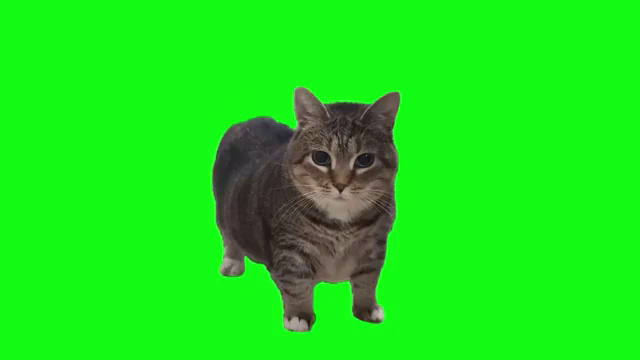
#> input picture frame 0 of Basic IO Scripting (Videos)/files/cat.avi, 640 x 360 px; the run also reads 2 pictures not shown here
$ jupyter execute '(Alorro)_Activity 3 Basic IO Scripting (Video).ipynb'
#> lines starting #> are read from the running program, lines starting #| are printed output that depends on the picture; after the words box and inside, x2 and y2 are one past the last pixel; in counts of white or black regions, pixels touching at a corner belong together
<a href="https://colab.research.google.com/github/alorrojayann/ComputerVision-CrashCourse/blob/main/Basic%20IO%20Scripting%20(Videos)/(Alorro)_Activity%203%20Basic%20IO%20Scripting%20(Video).ipynb" target="_parent"></a>

Technological Institute of the Philippines | Quezon City - Computer Engineering
--- | ---
Course Code: | CPE 313
Code Title: | Advance Machine Learning and Deep Learning
2ns Semester | AY 2024-2025
<hr> | <hr>
<u>**ACTIVITY NO. 3** | **Basic I/O Scripting, Part 2**
**Name** | Alorro, Jay-ann
**Section** | CPE323
**Date Performed**: | 02/20/25
**Date Submitted**: | 02/21/25
**Instructor**: | Dr. Jonathan V. Taylar / Engr. Verlyn V. Nojor / Engr. Roman M. Richard

<hr>

[cell 1]
from google.colab import drive
drive.mount('/content/drive')

## 1. Objectives

This activity aims to introduce students to OpenCV's I/O Functionality for video processing.

## 2. Intended Learning Outcomes (ILOs)
After this activity, the students should be able to:
* Read and write video files using openCV.
* Utilize openCV to capture and display images and videos.

## 3. Procedures and Outputs

**NOTE:** For this laboratory activity, it is recommended that you download and run the Python notebook on *Spyder IDE*. You must install dependencies by running `!pip install numpy` and `!pip install opencv-python==4.6.0.66`.

### Reading/Writing a Video File

OpenCV provides the `VideoCapture` and `VideoWriter` classes that support various video file formats. The supported formats vary by system but should always include an AVI. Via its `read()` method, a `VideoCapture` class may be polled for new frames until it reaches the end of its video file. Each frame is an image in a BGR format.

Conversely, an image may be passed to the `write()` method of the `VideoWriter` class, which appends the image to a file in VideoWriter. Let's look at an example that reads frames from one AVI file and writes them to another with a YUV encoding:

[cell 2]
import cv2

videoCapture = cv2.VideoCapture('/content/drive/MyDrive/CPE 313/discussion 3.1/Basic IO Scripting (Videos)/files/cat.avi')

fps = videoCapture.get(cv2.CAP_PROP_FPS)
size = (int(videoCapture.get(cv2.CAP_PROP_FRAME_WIDTH)),
        int(videoCapture.get(cv2.CAP_PROP_FRAME_HEIGHT)))

videoWriter = cv2.VideoWriter(
    'cat.avi', cv2.VideoWriter_fourcc('I', '4', '2', '0'),
    fps, size)

success, frame = videoCapture.read()
#> frame is the input picture: shape (360, 640, 3); mean B, G, R 26.5, 226.1, 27.3
while success: # Loop until there are no more frames
  videoWriter.write(frame)
  success, frame = videoCapture.read()

The arguments to the VideoWriter class constructor deserve special attention. A video's filename must be specified. Any preexisting file with this name is overwritten. A video codec must also be specified. The available codecs may vary from system to system. These are the options that are included:
* `cv2.VideoWriter_fourcc('I','4','2','0')`: This option is an uncompressed YUV encoding, 4:2:0 chroma subsampled. This encoding is widely compatible but produces large files. The file extension should be .avi.
* `cv2.VideoWriter_fourcc('P','I','M','1')`: This option is MPEG-1. The file extension should be .avi.
* `cv2.VideoWriter_fourcc('X','V','I','D')`: This option is MPEG-4 and a preferred option if you want the resulting video size to be average. The file
extension should be .avi.
* `cv2.VideoWriter_fourcc('T','H','E','O')`: This option is Ogg Vorbis. The file extension should be .ogv.
* `cv2.VideoWriter_fourcc('F','L','V','1')`: This option is a Flash video. The file extension should be .flv.

A frame rate and frame size must be specified too. Since we are copying video frames from another video, these properties can be read from the get() method
of the VideoCapture class.

### Capturing camera frames

A stream of camera frames is represented by the VideoCapture class too. However, for a camera, we construct a VideoCapture class by passing the camera's device index instead of a video's filename. Let's consider an example that captures 10 seconds of video from a camera and writes it to an AVI file:

[cell 3]
import cv2

cameraCapture = cv2.VideoCapture(0)
fps = 30 # an assumption

size = (int(cameraCapture.get(cv2.CAP_PROP_FRAME_WIDTH)),
        int(cameraCapture.get(cv2.CAP_PROP_FRAME_HEIGHT)))

videoWriter = cv2.VideoWriter(
    r'C:\Users\Jay-ann Alorro\Downloads\data sci\MyOutputVid2.avi', cv2.VideoWriter_fourcc('I', '4', '2', '0'),
    fps, size)

success, frame = cameraCapture.read()
numFramesRemaining = 10 * fps - 1

while success and numFramesRemaining > 0:
  videoWriter.write(frame)
  success, frame = cameraCapture.read()
  numFramesRemaining -= 1

cameraCapture.release()

Unfortunately, the `get()` method of a VideoCapture class does not return an accurate value for the camera's frame rate; it always returns 0. The official
documentation at http://docs.opencv.org/modules/highgui/doc/reading_ and_writing_images_and_video.html reads:

> "When querying a property that is not supported by the backend used by the VideoCapture class, value 0 is returned."

This occurs most commonly on systems where the driver only supports basic functionalities. For the purpose of creating an appropriate VideoWriter class for the camera, we have to either make an assumption about the frame rate (as we did in the code previously) or measure it using a timer.

The `read()` method is inappropriate when we need to synchronize a set of cameras or a multihead camera (such as a stereo camera or Kinect). Then, we use the `grab()` and `retrieve()` methods instead. For a set of cameras, we use this code:

[cell 4]
"""

success0 = cameraCapture0.grab()
success1 = cameraCapture1.grab()
if success0 and success1:
  frame0 = cameraCapture0.retrieve()
  frame1 = cameraCapture1.retrieve()

"""

### Displaying images in a window

One of the most basic operations in OpenCV is displaying an image. This can be done with the imshow() function. If you come from any other GUI framework
background, you would think it sufficient to call imshow() to display an image. This is only partially true: the image will be displayed, and will disappear immediately. This is by design, to enable the constant refreshing of a window frame when working
with videos. Here's a very simple example code to display an image:

[cell 5]
import cv2
import numpy as np
from google.colab.patches import cv2_imshow

img = cv2.imread('/content/drive/MyDrive/CPE 313/discussion 3.1/Basic IO Scripting (Images)/files/anycolor_villanelle.png')
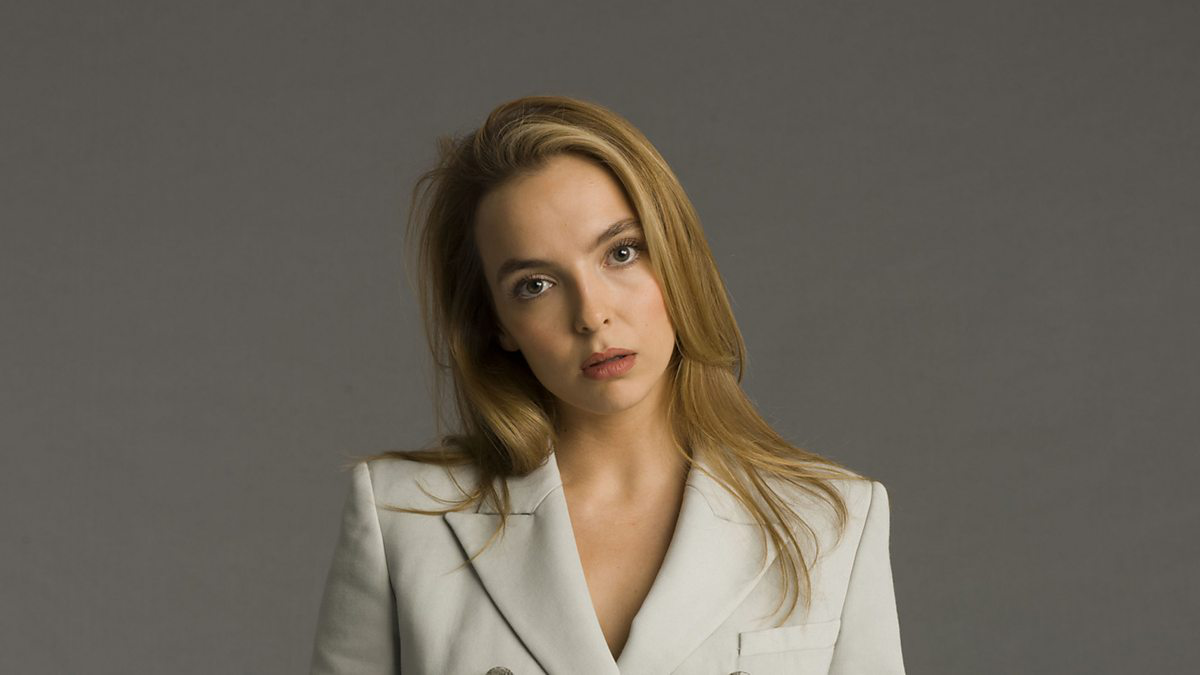
#> input picture Basic IO Scripting (Images)/files/anycolor_villanelle.png, 1200 x 675 px, found by its file name
#> img is the input picture: shape (675, 1200, 3); mean B, G, R 88.4, 98.8, 105.9
cv2_imshow(img)
cv2.waitKey()
cv2.destroyAllWindows()

The `imshow()` function takes two parameters: the name of the frame in which we want to display the image, and the image itself. We'll talk about `waitKey()` in more detail when we explore the displaying of frames in a window.

The aptly named `destroyAllWindows()` function disposes of all the windows created by OpenCV.

### Displaying camera frames in a window

OpenCV allows named windows to be created, redrawn, and destroyed using the `namedWindow()`, `imshow()`, and `destroyWindow()` functions. Also, any window may capture keyboard input via the `waitKey()` function and mouse input via the `setMouseCallback()` function. Let's look at an example where we show the frames of a live camera input:

[cell 6]
import cv2

clicked = False

def onMouse(event, x, y, flags, param):
  global clicked
  if event == cv2.EVENT_LBUTTONUP:
    clicked = True

cameraCapture = cv2.VideoCapture(0)
cv2.namedWindow('MyWindow')
cv2.setMouseCallback('MyWindow', onMouse)

print('Showing camera feed. Click window or press any key to stop.')

success, frame = cameraCapture.read()

while success and cv2.waitKey(1) == -1 and not clicked:
#> (key q is pressed here)
  cv2.imshow('MyWindow', frame)
  success, frame = cameraCapture.read()

cv2.destroyWindow('MyWindow')
cameraCapture.release()

The argument for `waitKey()` is a number of milliseconds to wait for keyboard input. The return value is either `-1` (meaning that no key has been pressed) or an ASCII keycode, such as `27` for Esc. For a list of ASCII keycodes, see http://www.asciitable.com/. Also, note that Python provides a standard function, `ord()`, which can convert a character to its ASCII keycode. For example, `ord('a')` returns `97`.

OpenCV's window functions and `waitKey()` are interdependent. OpenCV windows are only updated when `waitKey()` is called, and `waitKey()` only captures input when an OpenCV window has focus.

The mouse callback passed to `setMouseCallback()` should take five arguments, as seen in our code sample. The callback's param argument is set as an optional third argument to `setMouseCallback()`. By default, it is 0. The callback's event argument is one of the following actions:

* `cv2.EVENT_MOUSEMOVE`: This event refers to mouse movement
* `cv2.EVENT_LBUTTONDOWN`: This event refers to the left button down
* `cv2.EVENT_RBUTTONDOWN`: This refers to the right button down
* `cv2.EVENT_MBUTTONDOWN`: This refers to the middle button down
* `cv2.EVENT_LBUTTONUP`: This refers to the left button up
* `cv2.EVENT_RBUTTONUP`: This event refers to the right button up
* `cv2.EVENT_MBUTTONUP`: This event refers to the middle button up
* `cv2.EVENT_LBUTTONDBLCLK`: This event refers to the left button being double-clicked
* `cv2.EVENT_RBUTTONDBLCLK`: This refers to the right button being double-clicked
* `cv2.EVENT_MBUTTONDBLCLK`: This refers to the middle button being double-clicked

The mouse callback's flags argument may be some bitwise combination of the following events:

* `cv2.EVENT_FLAG_LBUTTON`: This event refers to the left button being pressed
* `cv2.EVENT_FLAG_RBUTTON`: This event refers to the right button being pressed
* `cv2.EVENT_FLAG_MBUTTON`: This event refers to the middle button being pressed
* `cv2.EVENT_FLAG_CTRLKEY`: This event refers to the Ctrl key being pressed
* `cv2.EVENT_FLAG_SHIFTKEY`: This event refers to the Shift key being pressed
* `cv2.EVENT_FLAG_ALTKEY`: This event refers to the Alt key being pressed

Unfortunately, OpenCV does not provide any means of handling window events. For example, we cannot stop our application when a window's close button is
clicked. Due to OpenCV's limited event handling and GUI capabilities, many developers prefer to integrate it with other application frameworks.

## 4. Supplementary Activity

Perform each of the following tasks.

1. Try reading and writing a video file in various formats.
2. Similar to activity #1, show an image of your favorite character on a window. Afterwards, slice so that only the character's face is displayed.
3. Capture video from your webcam and display on a window. Afterwards, the video should be written as a new file.

[cell 7]
# reading and writing a video file in various formats
import cv2

videoCapture = cv2.VideoCapture('/content/drive/MyDrive/CPE 313/discussion 3.1/Basic IO Scripting (Videos)/files/cat.avi')

fps = videoCapture.get(cv2.CAP_PROP_FPS)
size = (int(videoCapture.get(cv2.CAP_PROP_FRAME_WIDTH)),
        int(videoCapture.get(cv2.CAP_PROP_FRAME_HEIGHT)))

# using the 'H264' codec for MP4 output
videoWriter = cv2.VideoWriter(
    'cat.mp4', cv2.VideoWriter_fourcc(*'H264'),
    fps, size)

success, frame = videoCapture.read()
while success:  # Loop until there are no more frames
    videoWriter.write(frame)
    success, frame = videoCapture.read()

videoCapture.release()
videoWriter.release()

[cell 8]
# show an image of your favorite character on a window
# slice so that only the character's face is displayed
my_image = cv2.imread('/content/drive/MyDrive/CPE 313/discussion 3.1/Basic IO Scripting (Images)/files/villanelle.jpg')

cv2_imshow(my_image)

[cell 9]
# capturing the head
my_img = cv2.imread('/content/drive/MyDrive/CPE 313/discussion 3.1/Basic IO Scripting (Images)/files/villanelle.png')
my_roi = my_img[150:450, 400:800]
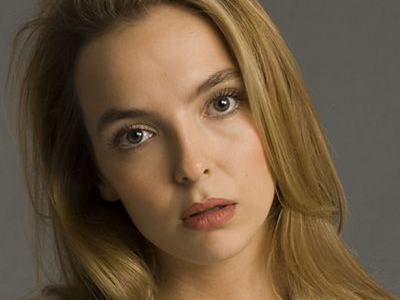
#> my_roi: shape (300, 400, 3); mean B, G, R 63.1, 86.8, 108.1
my_img[300:600, 600:1000] = my_roi
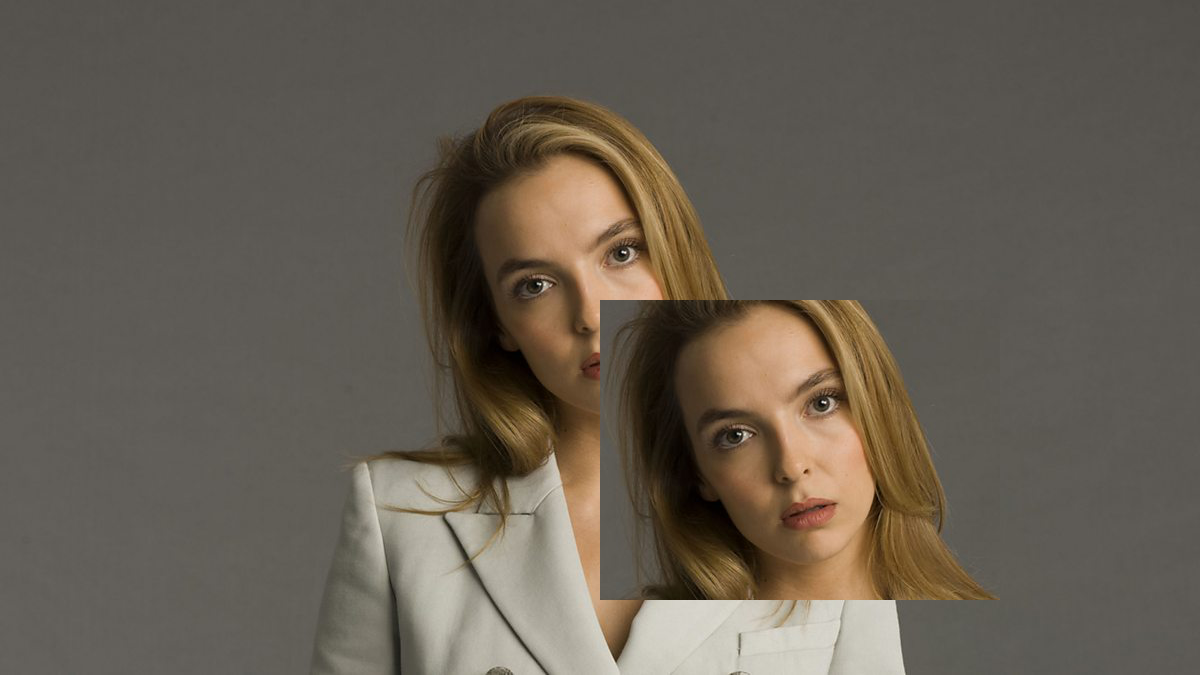
#> my_img: shape (675, 1200, 3); 14.44% of pixels changed, all inside (x1, y1, x2, y2) = (600, 300, 1000, 600)

# cropping the image
y1, y2 = 300, 550
x1, x2 = 600, 1000
head_roi = my_img[y1:y2, x1:x2]
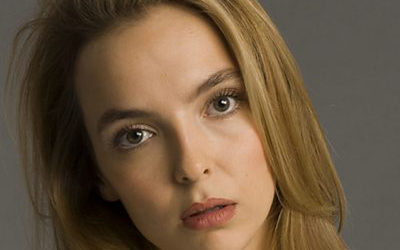
#> head_roi: shape (250, 400, 3); mean B, G, R 64.6, 87, 107.7

cv2_imshow(head_roi)

[cell 10]
# capture video from your webcam
# display on a window
# the video should be written as a new file
import cv2

cameraCapture = cv2.VideoCapture(0)
fps = 60  # an assumption
frame_width = int(cameraCapture.get(cv2.CAP_PROP_FRAME_WIDTH))
frame_height = int(cameraCapture.get(cv2.CAP_PROP_FRAME_HEIGHT))
size = (frame_width, frame_height)

videoWriter = cv2.VideoWriter(
    r'C:\Users\Jay-ann Alorro\Downloads\data sci\supple32.avi', cv2.VideoWriter_fourcc('I', '4', '2', '0'),
    fps, size)

while True:
    success, frame = cameraCapture.read()
    if not success:
        break  # exit if the camera fails

    cv2.imshow('Webcam Feed', frame)  # display the live feed
    videoWriter.write(frame)  # write frame to file

    # press 'q' to exit
    if cv2.waitKey(1) & 0xFF == ord('q'):
#> (key q is pressed here)

$ run again, starting later in the video
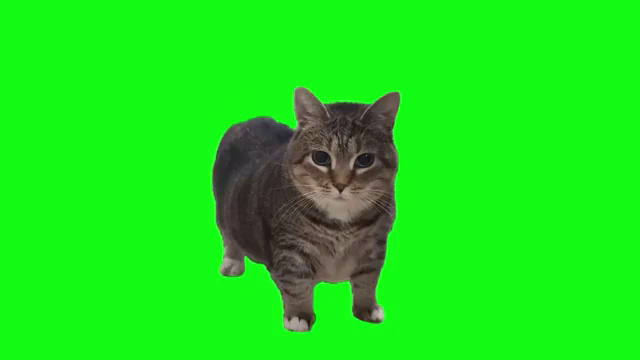
#> input picture frame 0 of Basic IO Scripting (Videos)/files/cat.avi, 640 x 360 px
#> frame is the input picture: shape (360, 640, 3); mean B, G, R 26.5, 226.1, 27.3
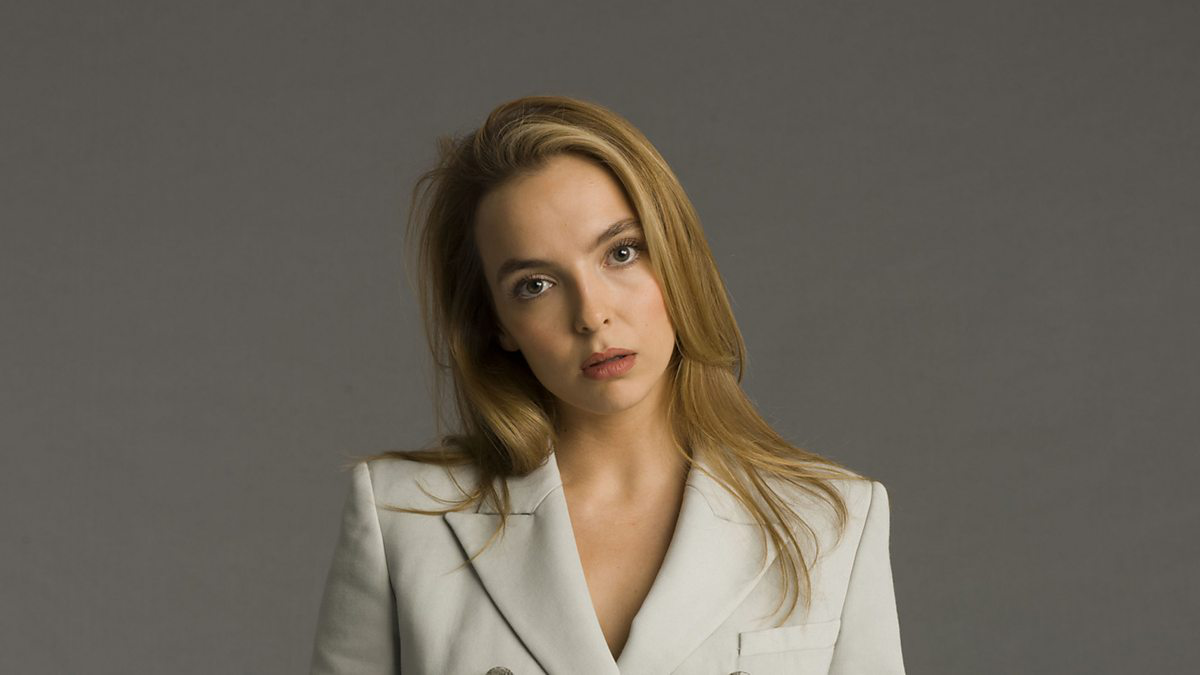
#> input picture Basic IO Scripting (Images)/files/anycolor_villanelle.png, 1200 x 675 px, found by its file name
#> img is the input picture: shape (675, 1200, 3); mean B, G, R 88.4, 98.8, 105.9
#> my_img: shape (675, 1200, 3); 14.44% of pixels changed, all inside (x1, y1, x2, y2) = (600, 300, 1000, 600)

$ run again, starting later in the video
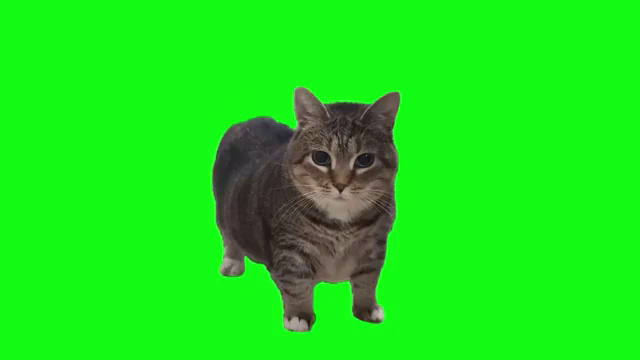
#> input picture frame 0 of Basic IO Scripting (Videos)/files/cat.avi, 640 x 360 px
#> frame is the input picture: shape (360, 640, 3); mean B, G, R 26.5, 226.1, 27.3
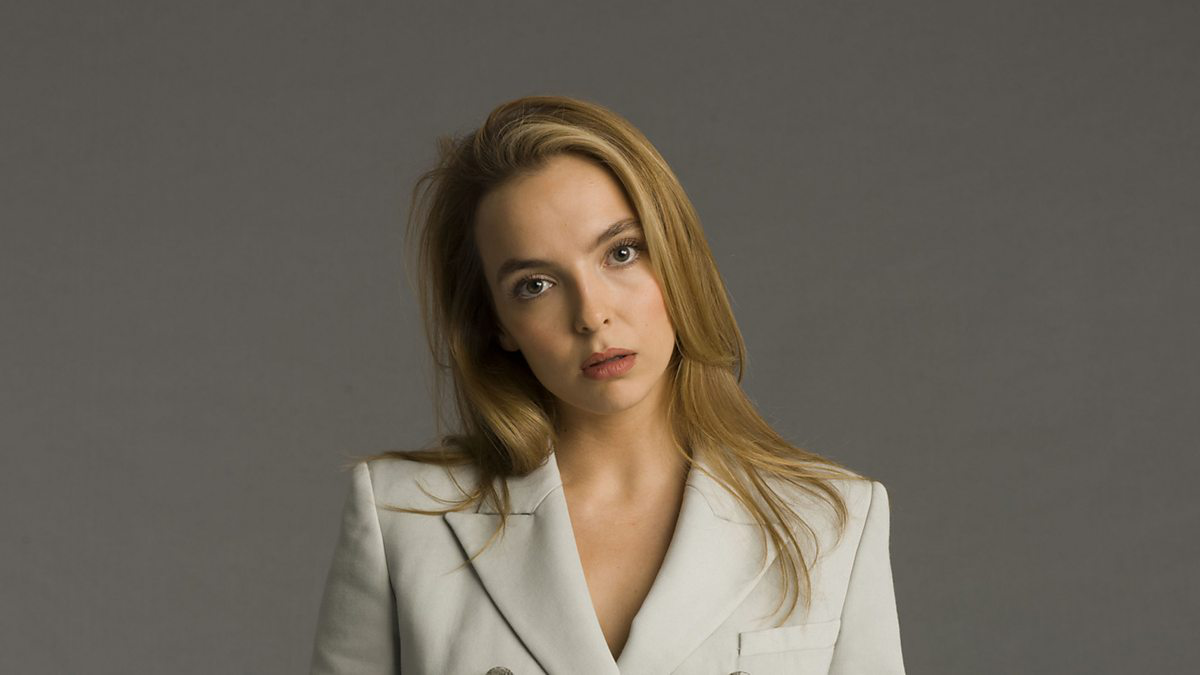
#> input picture Basic IO Scripting (Images)/files/anycolor_villanelle.png, 1200 x 675 px, found by its file name
#> img is the input picture: shape (675, 1200, 3); mean B, G, R 88.4, 98.8, 105.9
#> my_img: shape (675, 1200, 3); 14.44% of pixels changed, all inside (x1, y1, x2, y2) = (600, 300, 1000, 600)
